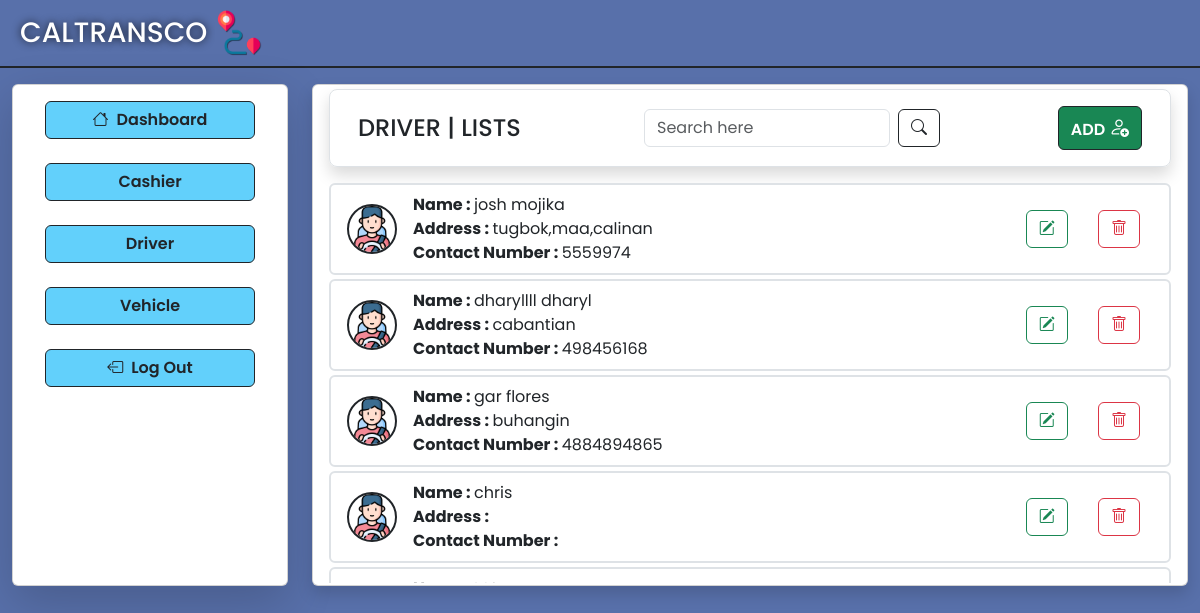
The page /Driver/view_driver.php on the database as committed earlier.
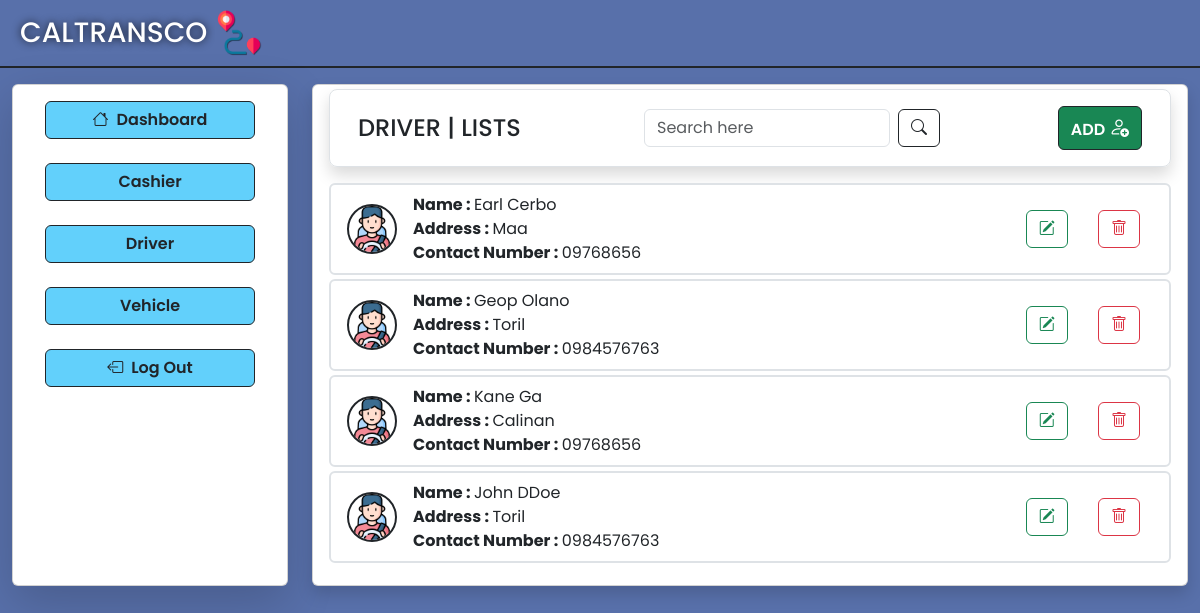
The same page on the database as committed later.
### tables this page shows
CREATE TABLE `driver` (
  `driver_id` int(11) NOT NULL,
  `driver_fname` varchar(255) NOT NULL,
  `driver_lname` varchar(255) NOT NULL,
  `driver_address` varchar(255) NOT NULL,
  `driver_contactNum` varchar(255) NOT NULL,
  `driver_name` varchar(255) DEFAULT NULL
);

### Driver/view_driver.php (the view, shortened to what this page needs)
<!DOCTYPE html>
<html lang="en">
<?php
include "../Database/db_connect.php";
require "../global/head.php";
?>
<body>
    <div class="con-bg container-fluid vh-100">
        <div class="row border border-start-0 border-end-0 border-top-0 border-2 border-dark pb-2">
            <div class="col d-flex gap-2 ms-2 mt-2">
                <a href="../AdminUI/adminDashboard.php" style="text-decoration: none;" class="d-flex gap-2">
                    <h1 class="fs-3 mt-2 text-white" style="text-shadow: 0px 0px 8px rgba(0, 0, 0, 0.8);">CALTRANSCO</h1>
                    <img src="../images/image.png" alt="" class="img-fluid " width="50" height="50">
                </a>
            </div>
        </div>
        <div class="row pt-3">
            <div class="col col-3">
                <div class="card shadow-lg">
                    <div style="height: 500px;" class="card_css card-body">
                        <div class="mx-3 mb-3">
                            <a class="btn btn-h w-100 fw-semibold  mb-2 border border-1 border-dark" href="../AdminUI/adminDashboard.php"><i class="bi bi-house me-2"></i>Dashboard</a>
                        </div>
                        <div class="mx-3 mb-3">
                            <a class="btn btn-h w-100 fw-semibold  mb-2 border border-1 border-dark" href="../Cashier/view_cashier.php">Cashier</a>
                        </div>
                        <div class="mx-3 mb-3">
                            <a class="btn btn-h w-100 fw-semibold mb-2 border border-1 border-dark" href="../Driver/view_driver.php">Driver</a>
                        </div>
                        <div class="mx-3 mb-3">
                            <a class="btn btn-h w-100 fw-semibold  mb-2 border border-1 border-dark" href="../Vehicle/view_vehicle.php">Vehicle</a>
                        </div>
                        <div class="mx-3">
                            <a href="../Login-Register/Login.php" class="btn btn-h w-100 border border-1 border-dark fw-semibold"><i class="bi bi-box-arrow-left me-2"></i>Log Out</a>
                        </div>
                    </div>
                </div>
            </div>
            <div class="col col-9">
                <div class="card shadow">
                    <div style="height: 500px;" class="card-body pt-1">
                        <div class="row rounded-3 border border-1 border-gray shadow  d-flex align-items-center mx-0 p-3 mb-3">
                            <div class="col col-3 d-flex align-items-center">
                                <h1 class="fs-4 pt-2">DRIVER | LISTS</h1>
                            </div>
                            <div class="col col-6 d-flex gap-2  ps-5">
                                <form method="GET" action="view_driver.php" class="d-flex gap-2 ps-5">
                                    <input type="text" name="query" class="form-control" placeholder="Search here" value="<?php echo isset($_GET['query']) ? $_GET['query'] : ''; ?>">
                                    <button type="submit" class="btn btn-outline-dark"><i class="bi bi-search"></i></button>
                                </form>
                            </div>
                            <div class="col col-3 text-end">
                                <a class="btn btn-success border border-1 border-dark fw-semibold" href="add_driver.php">ADD
                                    <i class="bi fs-5 bi-person-add"></i>
                                </a>
                            </div>
                        </div>
                        <div style="max-height: 400px; overflow-y: auto;">
                            <?php
                            try {
                                $sql = "SELECT * FROM driver";
                                $result = $conn->query($sql);
                                if ($result->num_rows > 0) {
                                    while ($row = $result->fetch_assoc()) {
                            ?>
                                        <ul class="list-group mb-1">
                                            <li class="list-group-item d-flex align-items-center justify-content-between border border-2">
                                                <div class="d-flex align-items-center">
                                                    <div>
                                                        <img src="../images/driver.png" alt="" class="img-fluid rounded-pill border border-2 border-dark me-3" width="50" height="50">
                                                    </div>
                                                    <div>
                                                        <span><strong>Name : </strong><?php echo $row['driver_fname'] . ' ' . $row['driver_lname']; ?></span><br>
                                                        <span><strong>Address : </strong><?php echo $row['driver_address']; ?></span><br>
                                                        <span><strong>Contact Number : </strong><?php echo $row['driver_contactNum']; ?></span>
                                                    </div>
                                                </div>
                                                <div class="group-btn">
                                                    <a href="../Driver/edit_driver.php?id=<?php echo $row['driver_id']; ?>" class="btn"><i class="btn btn-outline-success bi bi-pencil-square"></i></a>
                                                    <a href="../Operations/op_delete_driver.php?id=<?php echo $row['driver_id']; ?>" class="btn"><i class="btn btn-outline-danger bi bi-trash"></i></a>
                                                </div>
                                            </li>
                                        </ul>
                            <?php
                                    }
                                } else {
                                    echo '<div class="text-center mt-3"><p class="text-muted fs-5">No drivers found.</p></div>';
                                }
                            } catch (\Exception $e) {
                                die($e);
                            }
                            ?>
                        </div>
                    </div>
                </div>
            </div>
        </div>
    </div>
</body>
</html>

### global/head.php (shortened to what this page needs)
<head>
    <link href="https://cdn.jsdelivr.net/npm/bootstrap@5.3.3/dist/css/bootstrap.min.css" rel="stylesheet">
    <link rel="stylesheet" href="https://cdn.jsdelivr.net/npm/bootstrap-icons@1.11.3/font/bootstrap-icons.min.css">
    <link rel="stylesheet" href="../CSS/style.css">
</head>

### CSS/style.css (style rules this page uses)
* { font-family: 'Poppins', sans-serif; }
.con-bg { background-color: #5870aa; }
.btn-h { background-color: #62d0fb; }

Rows that differ between the two databases and show on the page:
removed driver: driver_fname "josh", driver_lname "mojika", driver_address "tugbok,maa,calinan", driver_contactNum "5559974"
removed driver: driver_fname "dharyllll", driver_lname "dharyl", driver_address "cabantian", driver_contactNum "498456168"
removed driver: driver_fname "gar", driver_lname "flores", driver_address "buhangin", driver_contactNum "4884894865"
removed driver: driver_fname "chris"
added driver: driver_fname "Earl", driver_lname "Cerbo", driver_address "Maa", driver_contactNum "09768656"
added driver: driver_fname "Geop", driver_lname "Olano", driver_address "Toril", driver_contactNum "0984576763"
added driver: driver_fname "Kane", driver_lname "Ga", driver_address "Calinan", driver_contactNum "09768656"
added driver: driver_fname "John", driver_lname "DDoe", driver_address "Toril", driver_contactNum "0984576763"
